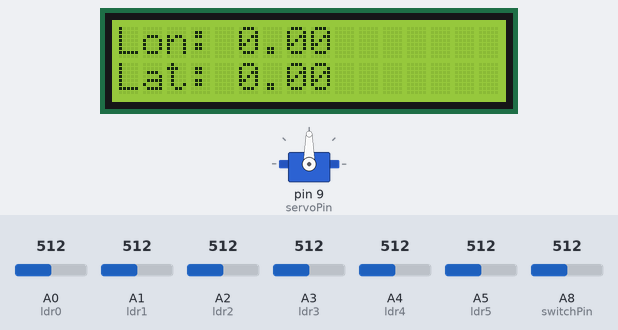
This sketch was run on a simulated Arduino Mega 2560, built with avr-gcc and run on an emulated ATmega2560. Parts: 16×2 character LCD, servo. The inputs (shaded band) are chosen by the test bench; at power-on: A0 (ldr0) = 512, A8 (switchPin) = 512, A1 (ldr1) = 512, A2 (ldr2) = 512, A3 (ldr3) = 512, A4 (ldr4) = 512, A5 (ldr5) = 512.

Above: at 1.2 s.
1.3 s: A0 (ldr0) set to 716
At 2.7 s:
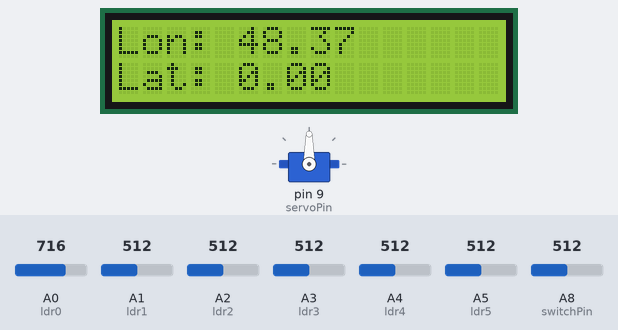
3.0 s: A8 (switchPin) set to 885
4.5 s: A8 (switchPin) set to 918
At 7.44 s:
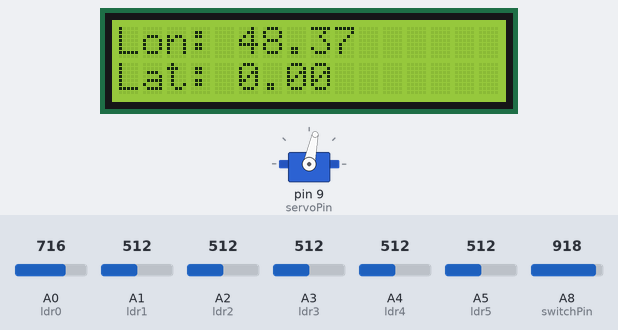
7.5 s: A1 (ldr1) set to 306
At 9.98 s:
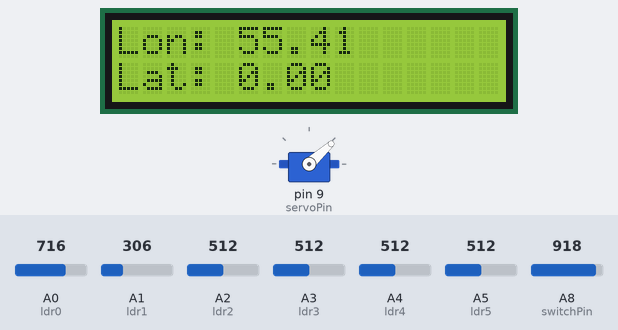
10.5 s: A1 (ldr1) set to 30
At 11.31 s:
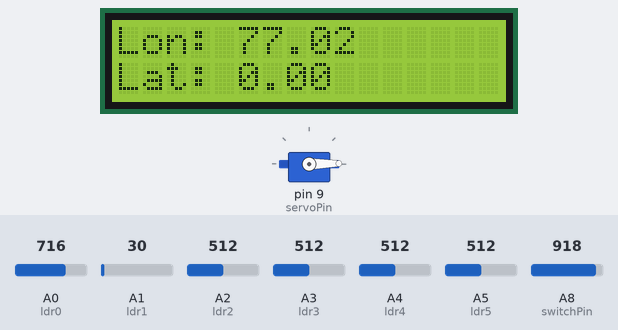
12.6 s: A2 (ldr2) set to 716
At 14.07 s:
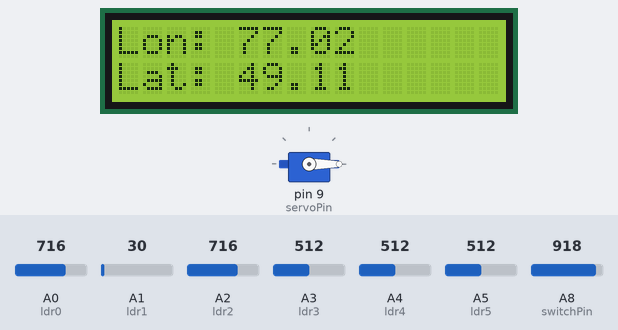
Timing chart, 0 to 18.2 s (numbered marks = the images above; inputs shaded):
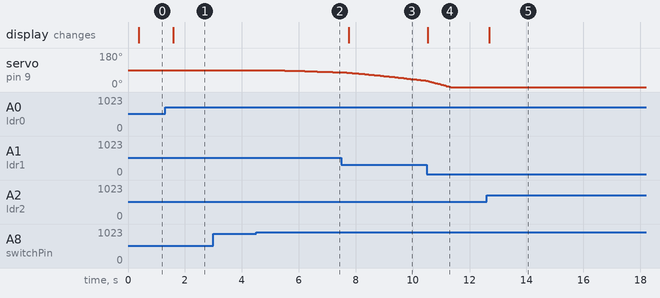

The sketch:

Codigo.ino
```cpp
#include <Arduino.h>
#include <LiquidCrystal.h>
#include <VarSpeedServo.h>
#include <math.h>

// Objects
LiquidCrystal lcd(12, 11, 5, 4, 3, 2);  // create LCD objet to display
VarSpeedServo myservo;                  // create servo object to control a servo

// Pins
const int switchPin = A8;    // analog pin used to change between modes (digital input available is not enough)
const int servoPin  = 9;     // the digital pin used for the servo
const int ldr0      = A0;    // |
const int ldr1      = A1;    // |
const int ldr2      = A2;    // |     Analog pins used for
const int ldr3      = A3;    // |     sensors readings
const int ldr4      = A4;    // |
const int ldr5      = A5;    // |

// Falcon variables
float theta_F = 0;      // Falcon angle
float omega_F = 0;      // Falcon speed rate

// Servo variables
float theta_S = 90;     // Servo angle
float omega_S = 12;     // Servo speed rate

// Time variables
float now = 0;          // Current time
float prev = 0;         // Previous time

// Sensor angles
float theta_R = 0;      // Relative longitude angle between sensors and sun
float theta_R_prev = 0; // Previous angle between sensors and sun
float theta_V;          // Relative latitude angle between sensors and sunS
float angles[2];        // Array to contain {theta_R,theta_V}

// Error
float theta_E = 0;      // Error between R and T
float theta_E_prev = 0; // Previous error
float d_theta_E = 0;    // Derivate of error
float d_theta_E_prev = 0;    // Previous error derivative
float d2_theta_E = 0;    // Second derivate of error
float S_theta_E = 0;    // Cumulative error

// PID constants
float theta_T = 0;      // Target angle
float kp = 0.9;
float kd = 0.0002;
float ki = 0.01;


void setup() {
  // LCD setup
  lcd.begin(16, 2);   // set up the LCD's number of columns and rorws:
  lcd.print("Hello"); // print a message to the LCD
  // Servo setup
  myservo.attach(servoPin);               // attaches the servo on servoPin
  myservo.write(theta_S,omega_S,true);    // set the intial position of the servo, as fast as possible, wait until done
  // Serial
  Serial.begin(9600);
  // Switcher (modes);
  pinMode(switchPin, INPUT);
}

void loop() {

  // Delay to avoid ldc blinking
  delay(300);

  // Get angle of sensors
  get_angle(angles);
  theta_R = angles[0];
  theta_V = angles[1];
  if (abs(theta_R-theta_R_prev) >= 60.0) {S_theta_E = 0.0;} // If target is far reset time origin for PID

  // Write angle in LCD
  writeInLDC(theta_R,theta_V);

  // PID
  if (analogRead(switchPin) > 900.0){
    // Time and error
    now = millis()/1000.0;
    theta_E = theta_T - theta_R;                                // Error
    d_theta_E  = (theta_E - theta_E_prev) / (now-prev);         // First derivative
    d2_theta_E = (d_theta_E - d_theta_E_prev) / (now-prev);     // Second derivative
    S_theta_E += (theta_E + theta_E_prev) / 2.0 * (now-prev);   // Cumulative error
    // Get movement of the falcon
    theta_F = (kp*theta_E + kd*d_theta_E + ki*S_theta_E) + (180-2.0*(myservo.read())); // deg
    omega_F = omega_F + 255.0/545.45454 * kp*d_theta_E + kd*d2_theta_E + ki*theta_E;   // deg/s
    if (theta_F > 180.0) {theta_F = 180.0;}        // Stop servo if reach limit
    if (theta_F < -180.0) {theta_F = -180.0;}      // Stop servo if reach limit
    // Servo movement
    theta_S = (180.0 - theta_F)/2.0;
    omega_S = 0.5*omega_F;
    if (omega_S >= 28.0) {omega_S = 28.0;}  // To avoid excesive aceleration
    myservo.write(theta_S,omega_S,false);   // False overwrites angle
    // Store previous error state
    theta_E_prev = theta_E;
    d_theta_E_prev = d_theta_E;
    prev = now;
  }


}

void writeInLDC(float longitude ,float latitude){
  // Function write current angle in the LDC display
  //
  //    param latitude : angle in xy plane
  //    param longitude: angle in verical
  //

  lcd.clear();
  lcd.setCursor(0,0);
  lcd.print("Lon: ");
  lcd.print(longitude);
  lcd.setCursor(0,1);
  lcd.print("Lat: ");
  lcd.print(latitude);

}

void get_angle(float angle[]){
  // Function to get current angle between sensor and light source
  //
  //    param angle:  by reference, it will be modificated at the end of the void
  //
  //          angle[0]=longitude
  //          angle[1]=latitude
  //

  // ARGS

  float alpha;
  float beta;

  // Current intensities

  float I1 = analogRead(ldr0);
  float I2 = analogRead(ldr1);
  float I3 = analogRead(ldr2);
  float I4 = analogRead(ldr3);
  float I5 = analogRead(ldr4);
  float I6 = analogRead(ldr5);

  // Threshold Slevels S

  float list[6] = {I1,I2,I3,I4,I5,I6};
  float max_val = get_max(list);

  float thld_0    = 15.0*max_val/500.0;
  float thld_90   = 15.0*max_val/500.0;
  float thld_180  = 15.0*max_val/500.0;

  // *** Horizontal plane ***

  // Frontal (0 deg)
  if ( (I1+1.0e-6)/(I6+1.0e-6) < 1.3 && (I6+1.0e-6)/(I1+1.0e-6) < 1.1 ){
    alpha = 0.0;
  }
  // Lateral (between 0 and +90 deg)
  else if (I1>I6){
    alpha = +1.0 * fotocouple(ldr1,ldr0,90.0);
  }
  // Lateral (between 0 and -90 deg)
  else if (I6>I1){
    alpha = -1.0 * fotocouple(ldr4,ldr5,90.0);
  }
  // Back (180 deg)
  else if (I1<thld_180 && I2<thld_180 && (I5<thld_180 && I6<thld_180)){
    alpha = 180.0; // Por si acaso
  }
  // Eclipse
  else if (I1<thld_180/2 && I2<thld_180/2 && I5<thld_180/2 && I6<thld_180/2){
      lcd.clear();
      lcd.setCursor(0,0);
      lcd.print("Eclipse!");
  }
  else {
    alpha = 0.0;
  }

  // *** Vertical plane ***

  // Frontal
  if ( (I3+1.0e-6)/(I4+1.0e-6) < 1.2 && (I4+1.0e-6)/(I3+1.0e-6) < 1.2){
    beta = 0.0;
  }
  // Up
  else if (I3>I4){
    if (I1>I2){beta = +1.0 * fotocouple(ldr0,ldr2,90.0);}
    else      {beta = +1.0 * fotocouple(ldr1,ldr2,90.0);}
  }
  // Down
  else if (I4>I3){
    if (I6>I5){beta = -1.0 * fotocouple(ldr5,ldr3,90.0);}
    else      {beta = -1.0 * fotocouple(ldr4,ldr3,90.0);}
  }
  else {
    beta = 999;
  }

  // Avoid nan
  if (isnan(alpha)){
  alpha = 0.0;
  }
  if (isnan(beta)){
  beta = 0.0;
  }

  angle[0] = alpha;
  angle[1] = beta;

}

float fotocouple (int pin1, int pin2, float theta){
  // Function to compute angle out of two LDRs/Phototransistors
  //
  //    param pin1:   pin where sensor no1 is attached
  //    param pin2:   pin where sensor no2 is attached
  //    param theta:  current angle between sensors [deg]
  //
  //    return alpha:  angle
  //

  // ARGS

  theta = theta*3.1416/180.0; // deg2rad
  float alpha;

  // Get input signals

  float I1 = analogRead(pin1);
  float I2 = analogRead(pin2);

  // *** Model parameters ***

  float b;
  float c;
  float d;

  // Front-right
  if (pin1 == ldr0 && pin2 == ldr1 || pin1 == ldr1 && pin2 == ldr0){
    b = 2; //2.371250;
    c = 2.827525;
    d = 0.889800;
  }
  // Frontal-left
  else if (pin1 == ldr4 && pin2 == ldr5 || pin1 == ldr5 && pin2 == ldr4) {
    b = 2; // 2.316000;
    c = -5.0; //-21.4075;
    d = 0.861975;
  }
  else {
    b = 1.7875;
    c = 11.77375;
    d = 1.57625;
  }

  d = 1;

  // *** Solve equation ***

  // Determine coeficients

  float I = I1/(I1+I2);

  float A = I-1.0+I*cos(b*theta);
  float B = -1.0 * I*sin(b*theta);
  float C = (1.0-2.0*I)*d;


  // Solve equation

  if (A+C != 0.0 && -B*sqrt(pow(A,2.0)+pow(B,2.0)-pow(C,2.0))+pow(A,2.0)+A*C+pow(B,2.0) != 0.0) {

     alpha = 2.0*atan((B-sqrt(pow(A,2.0)+pow(B,2.0)-pow(C,2.0)))/(A+C));

  }
  else if( A+C != 0.0 &&  B*sqrt(pow(A,2.0)+pow(B,2.0)-pow(C,2.0))+pow(A,2.0)+A*C+pow(B,2.0) != 0.0 ){

     alpha = 2.0*atan((B+sqrt(pow(A,2.0)+pow(B,2.0)-pow(C,2.0)))/(A+C));

  }
  else if( B != 0.0  && pow(A,2.0)+pow(B,2.0)!=0.0 && C == -A){

    alpha = -2.0*atan(A/B);

  }
  else if( A == -C){
    alpha = 3.1416;
  }

  alpha = (alpha - c*3.1416/180.0)/b;

  alpha = alpha*180.0/3.1416;         // rad2deg

  return alpha;

}

float get_max(float a[6]){
  // Function to get the maximum value along a 6 component array
  //
  //    param a[6]: array to analyze
  //
  //    return max: maximum value of a


    float max = a[0];
    for (int i = 1; i < 6; i++)
    {
        if (a[i] > max)
        {
            max = a[i];
        }
    }
    return max;
}
```

Measured:
- the behaviour switches between 900 and 901 on A8 (switchPin) (found by bisection; images 1 and 2)
- after the input at 1.3 s, the display: changes after 0.30 s (image 1)
- after the input at 3.0 s, every drawn part: stays the same
- after the input at 4.5 s, servo on pin 9 (servoPin): moves from 90° to 78° over 2.5 s, starting after 0.35 s
- after the input at 7.5 s, the display: changes after 0.25 s (image 3)
- after the input at 10.5 s, the display: changes at once (image 4)
- after the input at 12.6 s, the display: changes after 0.08 s (image 5)
